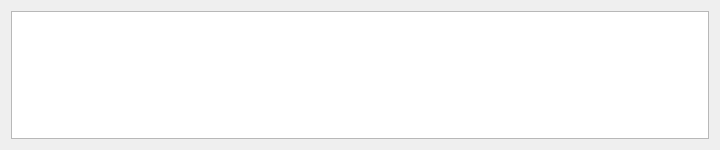
<?xml version="1.0" encoding="UTF-8"?>
<ui version="4.0">
 <class>DebugWindow</class>
 <widget class="QDialog" name="debug_window_">
  <property name="geometry">
   <rect>
    <x>0</x>
    <y>0</y>
    <width>720</width>
    <height>150</height>
   </rect>
  </property>
  <property name="windowTitle">
   <string>RMV Debug Output - use DbgMsg() or qDebug()</string>
  </property>
  <property name="windowIcon">
   <iconset resource="resources.qrc">
    <normaloff>:/Resources/assets/rmv_icon_48x48.png</normaloff>:/Resources/assets/rmv_icon_48x48.png</iconset>
  </property>
  <layout class="QGridLayout" name="grid_layout_">
   <item row="0" column="0">
    <widget class="QPlainTextEdit" name="plain_text_edit_"/>
   </item>
  </layout>
 </widget>
 <resources>
  <include location="resources.qrc"/>
 </resources>
 <connections/>
</ui>
